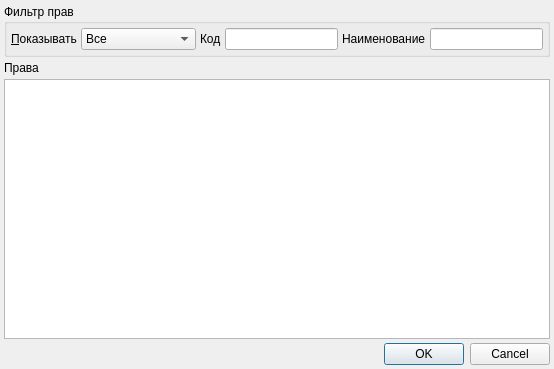
<?xml version="1.0" encoding="UTF-8"?>
<ui version="4.0">
 <class>UserRightsFilterDialog</class>
 <widget class="QDialog" name="UserRightsFilterDialog">
  <property name="geometry">
   <rect>
    <x>0</x>
    <y>0</y>
    <width>554</width>
    <height>369</height>
   </rect>
  </property>
  <property name="windowTitle">
   <string>Профиль прав</string>
  </property>
  <property name="sizeGripEnabled">
   <bool>false</bool>
  </property>
  <layout class="QGridLayout" name="gridLayout">
   <property name="margin">
    <number>4</number>
   </property>
   <property name="spacing">
    <number>4</number>
   </property>
   <item row="0" column="0" colspan="2">
    <widget class="QGroupBox" name="grpFilter">
     <property name="title">
      <string>Фильтр прав</string>
     </property>
     <layout class="QHBoxLayout" name="horizontalLayout">
      <property name="spacing">
       <number>4</number>
      </property>
      <property name="margin">
       <number>4</number>
      </property>
      <item>
       <widget class="QLabel" name="lblRightFilter">
        <property name="text">
         <string>&amp;Показывать</string>
        </property>
        <property name="buddy">
         <cstring>cmbActivenessFilter</cstring>
        </property>
       </widget>
      </item>
      <item>
       <widget class="QComboBox" name="cmbActivenessFilter">
        <item>
         <property name="text">
          <string>Все</string>
         </property>
        </item>
        <item>
         <property name="text">
          <string>Выбранные</string>
         </property>
        </item>
        <item>
         <property name="text">
          <string>Не выбранные</string>
         </property>
        </item>
       </widget>
      </item>
      <item>
       <widget class="QLabel" name="lblCodeFilter">
        <property name="text">
         <string>Код</string>
        </property>
       </widget>
      </item>
      <item>
       <widget class="QLineEdit" name="edtCodeFilter"/>
      </item>
      <item>
       <widget class="QLabel" name="lblNameFilter">
        <property name="text">
         <string>Наименование</string>
        </property>
       </widget>
      </item>
      <item>
       <widget class="QLineEdit" name="edtNameFilter"/>
      </item>
     </layout>
    </widget>
   </item>
   <item row="2" column="0" colspan="2">
    <widget class="CRBCheckTableView" name="tblRights"/>
   </item>
   <item row="3" column="0" colspan="2">
    <widget class="QDialogButtonBox" name="buttonBox">
     <property name="standardButtons">
      <set>QDialogButtonBox::Cancel|QDialogButtonBox::Ok</set>
     </property>
    </widget>
   </item>
   <item row="1" column="0" colspan="2">
    <widget class="QLabel" name="lblRights">
     <property name="text">
      <string>Права</string>
     </property>
    </widget>
   </item>
  </layout>
 </widget>
 <customwidgets>
  <customwidget>
   <class>CRBCheckTableView</class>
   <extends>QTableView</extends>
   <header>library/RBCheckTable.h</header>
  </customwidget>
 </customwidgets>
 <tabstops>
  <tabstop>cmbActivenessFilter</tabstop>
  <tabstop>edtCodeFilter</tabstop>
  <tabstop>edtNameFilter</tabstop>
  <tabstop>tblRights</tabstop>
  <tabstop>buttonBox</tabstop>
 </tabstops>
 <resources/>
 <connections>
  <connection>
   <sender>buttonBox</sender>
   <signal>accepted()</signal>
   <receiver>UserRightsFilterDialog</receiver>
   <slot>accept()</slot>
   <hints>
    <hint type="sourcelabel">
     <x>355</x>
     <y>277</y>
    </hint>
    <hint type="destinationlabel">
     <x>112</x>
     <y>281</y>
    </hint>
   </hints>
  </connection>
  <connection>
   <sender>buttonBox</sender>
   <signal>rejected()</signal>
   <receiver>UserRightsFilterDialog</receiver>
   <slot>reject()</slot>
   <hints>
    <hint type="sourcelabel">
     <x>235</x>
     <y>271</y>
    </hint>
    <hint type="destinationlabel">
     <x>235</x>
     <y>281</y>
    </hint>
   </hints>
  </connection>
 </connections>
</ui>
